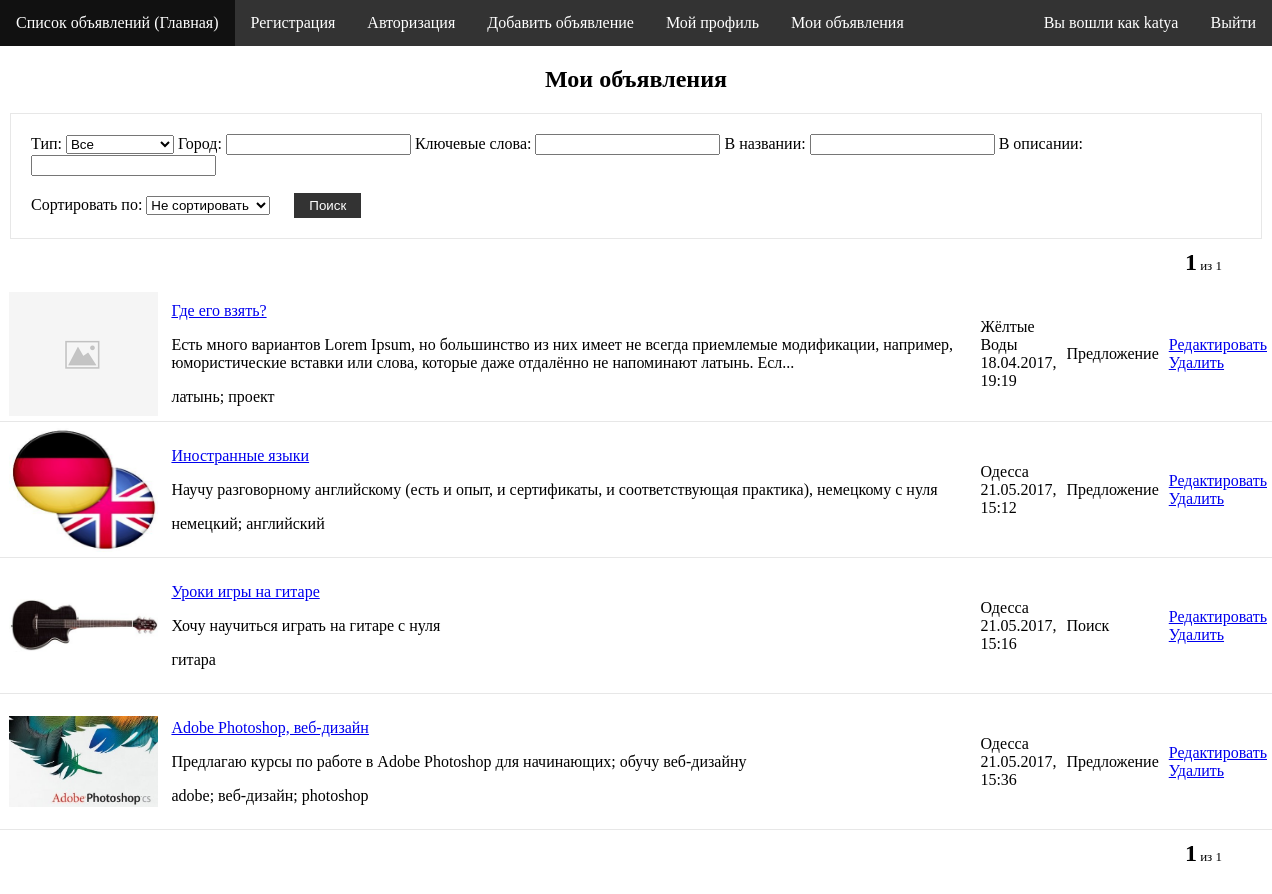
Screenshot of /my-calls (signed in) with the database file from the repository.
### sp/models.py (models this page shows, shortened)
class Call(models.Model):
    user_id = models.ForeignKey(User, verbose_name='id пользователя')
    call_types = (
        (True, 'Предложение'),
        (False, 'Поиск'),
    )
    type = models.BooleanField(choices=call_types, default=True, verbose_name='Тип')
    city = models.CharField(max_length=30, verbose_name='Город')
    name = models.CharField(max_length=30, verbose_name='Название')
    description = models.TextField(verbose_name='Описание')
    card = models.ImageField(upload_to="sp/cards", blank=True, verbose_name='Изображение')
    tags = TaggableManager(blank=True, help_text='Список ключевых слов, взятых в кавычки, через запятую',
                           verbose_name='Ключевые слова')
    date_time = models.DateTimeField(auto_now_add=True, verbose_name='Дата и время')

### sp/views.py (the view)
# urls.py: url(r'^my-calls$', sp.views.MyCallsList.as_view(), name='my_calls'),
class MyCallsList(LoginRequiredMixin, ListView):
    login_url = 'authorization'
    redirect_field_name = 'next'
    context_object_name = 'call_list'
    template_name = 'sp/my_calls_list.html'
    model = Call
    def get_queryset(self):
        call_list = Call.objects.filter(user_id=self.request.user)
        city = self.request.GET.get('city', '')
        type_call = self.request.GET.get('type', '')
        tags = self.request.GET.get('tags', '').lower()
        name = self.request.GET.get('name', '')
        name = re.sub('[^\w -]', '', name)
        name = re.sub(' +', ' ', name)
        words = name.split(' ')
        for word in words:
            call_list = call_list.filter(name__contains=word)
        description = self.request.GET.get('description', '')
        description = re.sub('[^\w -]', '', description)
        description = re.sub(' +', ' ', description)
        words_descr = description.split(' ')
        for word_descr in words_descr:
            call_list = call_list.filter(description__contains=word_descr)
        tags_arr = _parse_tags(tags)
        for tag in tags_arr:
            call_list = call_list.filter(tags__name__iexact=tag)
        if city:
            call_list = call_list.filter(city=city)
        if type_call == 'offer':
            call_list = call_list.filter(type=True)
        elif type_call == 'search':
            call_list = call_list.filter(type=False)
        sort_calls = self.request.GET.get('sort', '')
        if sort_calls == 'new':
            call_list = call_list.order_by('-date_time')
        elif sort_calls == 'names':
            call_list = call_list.order_by('name')
        elif sort_calls == 'have-card':
            call_list = call_list.order_by('-card')
        paginator = Paginator(call_list, 5)
        page = self.request.GET.get('page')
        try:
            call_list = paginator.page(page)
        except PageNotAnInteger:
            call_list = paginator.page(1)
        except EmptyPage:
            call_list = paginator.page(paginator.num_pages)
        return call_list

### sp/templates/sp/my_calls_list.html (shortened to what this page needs)
{% extends 'sp/pagination.html' %}
{% load staticfiles %}
{% block link %}
    <link rel="stylesheet" type="text/css" href="{% static 'sp/home.css' %}" />
{% endblock %}
{% block search %}
    <h2>Мои объявления</h2>
    <form method="GET" id="search-form">
        <label for="id_type">Тип:</label>
        <select id="id_type" name="type">
            <option value="">Все</option>
        </select>
        <label for="id_city">Город:</label>
	    <input id="id_city" maxlength="30" name="city" type="text" value="{{ request.GET.city }}">
        <label for="id_tags">Ключевые слова:</label>
	    <input id="id_tags" name="tags" type="text" value="{{ request.GET.tags }}">
        <label for="id_name">В названии:</label>
	    <input id="id_name" maxlength="30" name="name" type="text" value="{{ request.GET.name }}">
        <label for="id_description">В описании:</label>
        <input id="id_description" maxlength="100" name="description" type="text" value="{{ request.GET.description }}">
        <br>
        <label for="id_sort">Сортировать по:</label>
        <select id="id_sort" name="sort">
            <option value="">Не сортировать</option>
        </select>
        <input type="submit" value="Поиск">
    </form>
{% endblock %}
{% block content %}
    <table>
        {% for call in call_list %}
            <tr>
                <td class="card">
                    <a href="{% url 'call_detail' pk=call.id %}">
                        {% if call.card %}
                            <img src="{{ call.card.url }}" alt="{{ call.name }}">
                        {% else %}
                            <img src="/media/sp/cards/no.png" alt="Нет изображения">
                        {% endif %}
                    </a>
                </td>
                <td class="main-info">
                    <p><a href="{% url 'call_detail' pk=call.id %}">{{ call.name }}</a></p>
                    <p class="description">{{ call.description }}</p>
                    <p class="tags">{{ call.tags.names|join:'; ' }}</p>
                </td>
                <td class="city-date_time">
                    {{ call.city }} <br/>
                    {{ call.date_time|date:'d.m.Y, H:i' }}
                </td>
                <td class="type-user">
                    {% if call.type %}
                        Предложение
                    {% else %}
                        Поиск
                    {% endif %}
                </td>
                <td>
                    <a href="{% url 'update_call' pk=call.id %}">Редактировать</a><br/>
                    <a href="{% url 'delete_call' pk=call.id %}">Удалить</a>
                </td>
            </tr>
        {% endfor %}
    </table>
{% endblock %}

### sp/templates/sp/base.html (shortened to what this page needs)
{% load staticfiles %}
<html>
<head>
    <link rel="stylesheet" type="text/css" href="{% static 'sp/style.css' %}" />
    {% block link %}{% endblock %}
</head>
<body id="id-body">
    <div class="header">
        <ul>
            <li><a href="{% url 'home' %}">Список объявлений (Главная)</a></li>
            <li><a href="{% url 'registration' %}">Регистрация</a></li>
            <li><a href="{% url 'authorization' %}">Авторизация</a></li>
            <li><a href="{% url 'add_call' %}">Добавить объявление</a></li>
            <li><a href="{% url 'my_profile' %}">Мой профиль</a></li>
            <li><a href="{% url 'my_calls' %}">Мои объявления</a></li>
            {% if user.is_authenticated %}
                <li class="user_auth"><a href="{% url 'logout_view' %}">Выйти</a></li>
                <span class="user_auth">Вы вошли как {{ user.username }}</span>
            {% else %}
                <li class="user_auth"><a href="{% url 'authorization' %}">Авторизация</a></li>
                <span class="user_auth">Вы не вошли в систему</span>
            {% endif %}
        </ul>
    </div>
    <div class="page-content">
        {% block search %}{% endblock %}
        {% block pagination %}{% endblock %}
        {% block content %}{% endblock %}
        {% block pagination-bottom %}{% endblock %}
    </div>
</body>
</html>

### sp/static/sp/style.css (style rules this page uses)
#id-body { margin: 0; padding: 0; }
.header ul { list-style-type: none; margin: 0; padding: 0; overflow: hidden; background-color: #333; }
.header li { float: left; }
.header li a { display: block; color: white; text-align: center; padding: 14px 16px; text-decoration: none; }
span.user_auth { display: block; color: white; text-align: center; padding: 14px 16px; float: right; }
li.user_auth { float: right; }

### sp/static/sp/home.css (style rules this page uses)
h2 { text-align: center; }
#search-form { margin: 0 10px 0 10px; border: 1px solid #E7E7E7; padding: 20px; }
#id_sort { margin-top: 20px; }
table { border-collapse: collapse; }
tr { height: 136px; border-bottom: 1px solid #E7E7E7; }
td { padding: 5px; }
td.card { text-align: center; width: 159px; }
.card img { max-width: 149px; max-height: 124px; }
.main-info { width: 800px; }
.description { width: 796px; text-align: left; overflow: hidden; }
.tags { width: 796px; white-space: nowrap; overflow: hidden; text-overflow: ellipsis; }
input[type=submit] { margin-left: 20px; padding: 5px 15px; background: #333333; border: 0 none; cursor: pointer; -webkit-border-radius: 0px; border-radius: 0px; color: white; }

### rows the page displays
Call: name "Где его взять?", description "Есть много вариантов Lorem Ipsum, но большинство из них имеет не всегда приемлемые модификации, например, юмористические вставки или слова, которые даже отдалённо не напоминают латынь. Есл...", tags.names "латынь; проект", city "Жёлтые Воды", date_time "18.04.2017, 19:19", type "Предложение"
Call: card (picture), name "Иностранные языки", description "Научу разговорному английскому (есть и опыт, и сертификаты, и соответствующая практика), немецкому с нуля", tags.names "немецкий; английский", city "Одесса", date_time "21.05.2017, 15:12", type "Предложение"
Call: card (picture), name "Уроки игры на гитаре", description "Хочу научиться играть на гитаре с нуля", tags.names "гитара", city "Одесса", date_time "21.05.2017, 15:16", type "Поиск"
Call: card (picture), name "Adobe Photoshop, веб-дизайн", description "Предлагаю курсы по работе в Adobe Photoshop для начинающих; обучу веб-дизайну", tags.names "adobe; веб-дизайн; photoshop", city "Одесса", date_time "21.05.2017, 15:36", type "Предложение"

### other values shown
{{ user.username }} "katya"
{{ num }} "1"
{{ call_list.paginator.num_pages }} "1"
